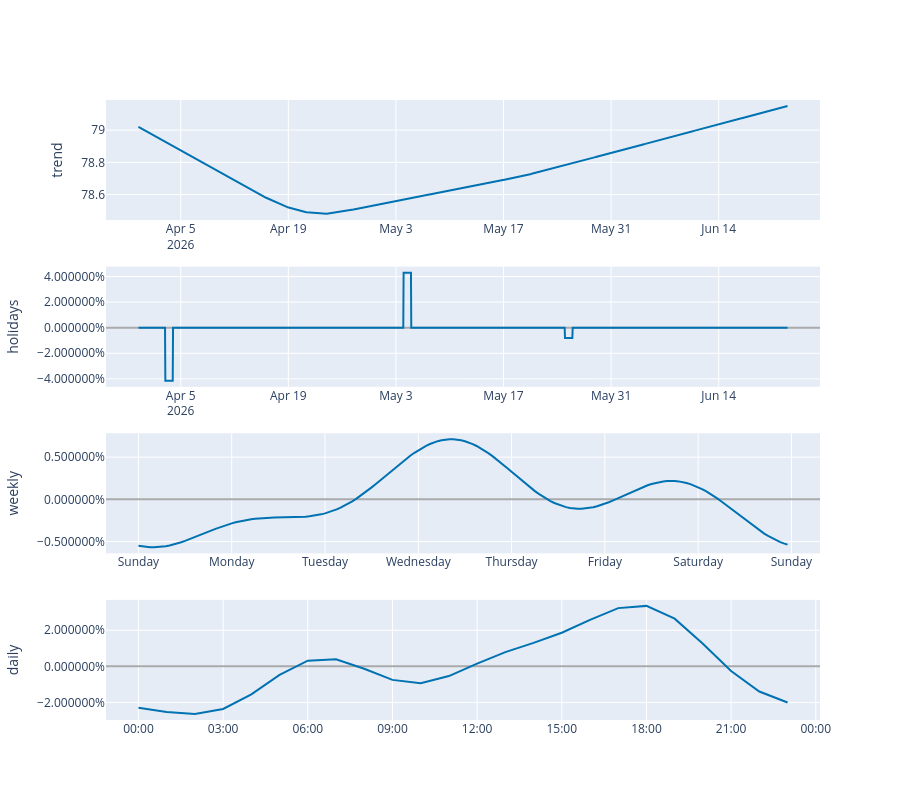

Notebook code cell kept with this figure:
### Code cell
# plot interactive fifure
from prophet.plot import plot_plotly, plot_components_plotly

plot_plotly(model_p, forecast)
plot_components_plotly(model_p, forecast)

### Figure 1 — Plotly figure (JSON) as saved in the notebook; plotly's stock layout.template omitted (floating-point values rounded to 4 significant figures; data arrays with more than 128 entries replaced by an {"elided": "..."} marker saying what was removed)
{"data": [{"line": {"color": "#0072B2", "width": 2}, "mode": "lines", "name": "trend", "type": "scatter", "x": {"elided": "2005 str values"}, "xaxis": "x", "y": {"elided": "2005 float values"}, "yaxis": "y"}, {"line": {"color": "#0072B2", "width": 2}, "mode": "lines", "name": "holidays", "text": {"elided": "2005 str values"}, "type": "scatter", "x": {"elided": "2005 str values"}, "xaxis": "x2", "y": {"elided": "2005 float values"}, "yaxis": "y2"}, {"line": {"color": "#0072B2", "width": 2}, "mode": "lines", "name": "weekly", "type": "scatter", "x": {"elided": "168 str values"}, "xaxis": "x3", "y": {"elided": "168 float values"}, "yaxis": "y3"}, {"line": {"color": "#0072B2", "width": 2}, "mode": "lines", "name": "daily", "type": "scatter", "x": ["2017-01-01T00:00:00.000000000", "2017-01-01T01:00:00.000000000", "2017-01-01T02:00:00.000000000", "2017-01-01T03:00:00.000000000", "2017-01-01T04:00:00.000000000", "2017-01-01T05:00:00.000000000", "2017-01-01T06:00:00.000000000", "2017-01-01T07:00:00.000000000", "2017-01-01T08:00:00.000000000", "2017-01-01T09:00:00.000000000", "2017-01-01T10:00:00.000000000", "2017-01-01T11:00:00.000000000", "2017-01-01T12:00:00.000000000", "2017-01-01T13:00:00.000000000", "2017-01-01T14:00:00.000000000", "2017-01-01T15:00:00.000000000", "2017-01-01T16:00:00.000000000", "2017-01-01T17:00:00.000000000", "2017-01-01T18:00:00.000000000", "2017-01-01T19:00:00.000000000", "2017-01-01T20:00:00.000000000", "2017-01-01T21:00:00.000000000", "2017-01-01T22:00:00.000000000", "2017-01-01T23:00:00.000000000"], "xaxis": "x4", "y": [-0.023, -0.0253, -0.02641, -0.0236, -0.01548, -0.004715, 0.003134, 0.003963, -0.00133, -0.007509, -0.009306, -0.005394, 0.001474, 0.007875, 0.01302, 0.01862, 0.02578, 0.03227, 0.03351, 0.02642, 0.01257, -0.00262, -0.01394, -0.02001], "yaxis": "y4"}], "layout": {"height": 800, "showlegend": false, "width": 900, "xaxis": {"anchor": "y", "domain": [0, 1], "range": ["2026-03-26T06:39:00", "2026-06-27T04:21:00"], "type": "date"}, "xaxis2": {"anchor": "y2", "domain": [0, 1], "range": ["2026-03-26T06:39:00", "2026-06-27T04:21:00"], "type": "date"}, "xaxis3": {"anchor": "y3", "domain": [0, 1], "range": ["2016-12-31T15:39:00", "2017-01-08T07:21:00"], "tickformat": "%A", "type": "date"}, "xaxis4": {"anchor": "y4", "domain": [0, 1], "range": ["2016-12-31T22:51:00", "2017-01-02T00:09:00"], "tickformat": "%H:%M", "type": "date"}, "yaxis": {"anchor": "x", "domain": [0.8063, 1], "rangemode": "normal", "title": {"text": "trend"}, "zerolinecolor": "#AAA"}, "yaxis2": {"anchor": "x2", "domain": [0.5375, 0.7312], "hoverformat": ".2%", "rangemode": "tozero", "tickformat": "%", "title": {"text": "holidays"}, "zerolinecolor": "#AAA"}, "yaxis3": {"anchor": "x3", "domain": [0.2687, 0.4625], "hoverformat": ".2%", "tickformat": "%", "title": {"text": "weekly"}, "zerolinecolor": "#AAA"}, "yaxis4": {"anchor": "x4", "domain": [0, 0.1938], "hoverformat": ".2%", "tickformat": "%", "title": {"text": "daily"}, "zerolinecolor": "#AAA"}}}
